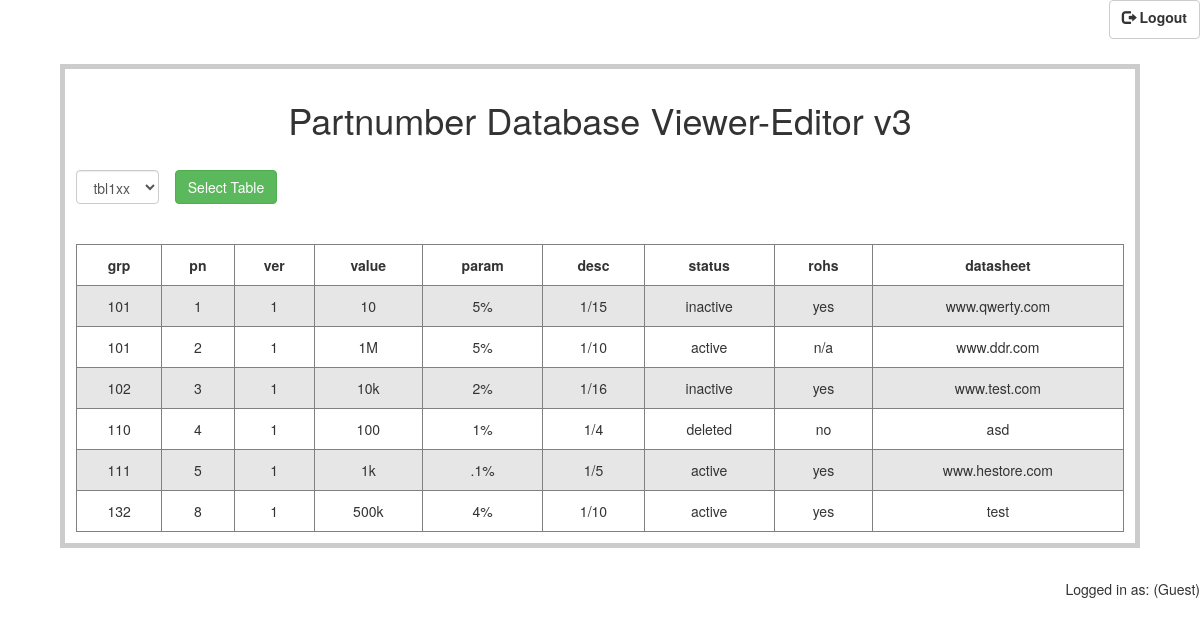
The page / (signed in) on the database its author committed.
### tables this page shows
CREATE TABLE tbl1xx (
  grp integer check( length(grp) = 3) check( grp LIKE "1%" ) not null,
  pn integer primary key autoincrement,
  ver integer check(length(ver) <= 2) check(length(ver) > 0) not null default 01,
  value text check( length(value) <=4) check(length(value) > 0) not null,
  param text check( length(param) <=5) check(length(param) > 0) not null,
  desc text check( length(desc) <=10) check(length(desc) > 0) default 'n/a',
  status text check( status in ('active','inactive','deleted','n/a')) not null default 'n/a',
  rohs text check(rohs in ('yes', 'no', 'n/a')) not null default 'n/a',
  datasheet text check( length(datasheet) <=30) default 'n/a'
);

### pnve3.py (the view)
@app.route('/')
def show_tblxxx_entries():
    if (not session.get('logged_in_guest') and not session.get('logged_in_engineer') and not session.get('logged_in_admin')):
        return redirect('login')
    print(globvar_table_select) #DEBUG
    template_data = {}
    select_sql_query = "SELECT * FROM %s" % globvar_table_select
    cursor = g.db.execute(select_sql_query)
    query_for_tbl_select = "SELECT name FROM sqlite_master WHERE name LIKE 'tbl%'"
    tbl_select = g.db.execute(query_for_tbl_select)
    template_data["rows"] = cursor.fetchall()
    template_data["tbls"] = map(lambda x: x[0], tbl_select.fetchall())
    template_data["cols"] = list(map(lambda x: x[0], cursor.description))
    template_data["actual_tbl"] = globvar_table_select
    return render_template('show_tblxxx_entries.html', **template_data)

### pnve3.py (called while the page is built)
def connect_db():
    return sqlite3.connect(app.config['DATABASE_PATH'])

@app.before_request
def before_request_fromdb():
    g.db = connect_db()

@app.teardown_request
def teardown_request_fromdb(exception):
    db = getattr(g, 'db', None)
    if db is not None:
        db.close()

### templates/show_tblxxx_entries.html (shortened to what this page needs)
{% extends "layout.html"%}
{% block body %}
    <h1 align="center">Partnumber Database Viewer-Editor v3</h1>
    <br>
    <form action="{{ url_for('select_table') }}" method="POST" class="form-inline" role="select_table_form">
        <div class="form-group dropdown">
            <select class="form-control text-center" id="{{tbl}}" name="tbl_select">Table Select
                {% for tbl in tbls %}
                    {% if tbl == actual_tbl %}
                        <option type="submit" value="{{tbl}}" selected>{{tbl}}</option>
                    {% else %}
                        <option type="submit" value="{{tbl}}">{{tbl}}</option>
                    {% endif %}
                {% endfor %}
            </select>
        </div>
        <div class="form-group">
            &nbsp;&nbsp; <input type="submit" class="btn btn-success" value="Select Table">
        </div>
    </form>
    <br>
    <br>
    <div style="overflow-x:auto">
        <table width=100%  border="1px solid black" border-collapse="collapse">
    {% if rows == [] %}
        <strong><em>No entries here so far</em></strong>
    {% else %}
            <tr>
                {% for col in cols %}
                    <th>{{col}}</th>
                {% endfor %}
            </tr>
    {% endif %}
{% set cols_num = cols | length %}
        {% for row in rows %}
            <tr>
                {% for i in range(cols_num) %}
                <td>{{ row[i] }}</td>
                    {% if i == 1 %}
                        {% set pn = row[i] %}
                    {% endif %}
                {% endfor %}
        {% endfor %}
        </table>
	</div>
{% endblock %}

### templates/layout.html (shortened to what this page needs)
<!doctype html>
<html>
<head>
	<link rel=stylesheet type=text/css href="{{ url_for('static', filename='css/bootstrap.css') }}">
	<link rel=stylesheet type=text/css href="{{ url_for('static', filename='css/own_mod_style.css') }}">
</head>
<body>
	<div class="pull-right">
{% if (session.get('logged_in_guest') or session.get('logged_in_admin') or session.get('logged_in_engineer')) %}
		<a href="{{ url_for('logout') }}">
			<button type="button" class="btn btn-default" aria-label="mod">
				<span class="glyphicon glyphicon-log-out" aria-hidden="true"></span>
				<label for="{{ url_for('logout') }}">Logout</label>
			</button></a>
{% endif %}
	</div>
	<br>
	<br>
	<div class=page>
{% block body %}
{% endblock %}
	</div>
	<div class="pull-right">
{% if (session.get('logged_in_guest') or session.get('logged_in_admin') or session.get('logged_in_engineer')) %}
		<h5>Logged in as:
{% endif %}
{% if session.get('logged_in_guest') %}
		(Guest)</h5>
{% elif session.get('logged_in_engineer') %}
		(Engineer)</h5>
{% elif session.get('logged_in_admin') %}
		(Admin)</h5>
{% endif %}
	</div>
</body>
</html>

### static/css/own_mod_style.css (style rules this page uses)
tr:nth-child(even) { background-color: #e6e6e6; }
th, td { padding: 10px; text-align: center; }
.page { margin: 2% auto; width: 90%; border: 5px solid #ccc; padding: 0.8em; background: white; }

### rows shown on the page
tbl1xx: grp "101" "1" "1" "10" "5%" "1/15" "inactive" "yes" "www.qwerty.com"
tbl1xx: grp "101" "2" "1" "1M" "5%" "1/10" "active" "n/a" "www.ddr.com"
tbl1xx: grp "102" "3" "1" "10k" "2%" "1/16" "inactive" "yes" "www.test.com"
tbl1xx: grp "110" "4" "1" "100" "1%" "1/4" "deleted" "no" "asd"
tbl1xx: grp "111" "5" "1" "1k" ".1%" "1/5" "active" "yes" "www.hestore.com"
tbl1xx: grp "132" "8" "1" "500k" "4%" "1/10" "active" "yes" "test"

### other values the page prints
{{ col }} "grp" "pn" "ver" "value" "param" "desc" "status" "rohs" "datasheet"
form field tbl_select "tbl1xx"
